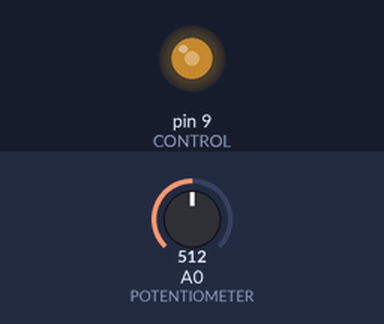
The sketch below on a simulated Arduino Uno, built with avr-gcc and run on an emulated ATmega328P. Parts: output pins drawn as LEDs (lit = HIGH). The test bench sets the inputs (shaded band); at power-on: A0 (POTENTIOMETER) = 512.

Above: at 1.2 s.
1.3 s: A0 (POTENTIOMETER) set to 716
At 1.9 s:
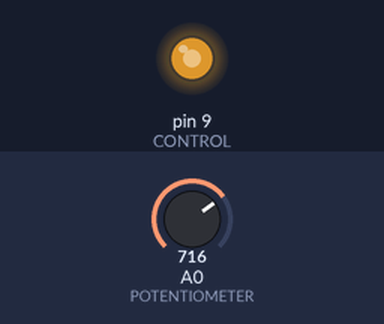
2.8 s: A0 (POTENTIOMETER) set to 900
At 4.0 s:
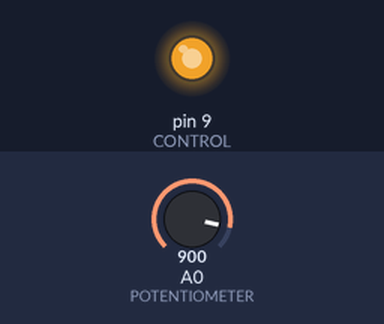
4.3 s: A0 (POTENTIOMETER) set to 122
At 5.3 s:
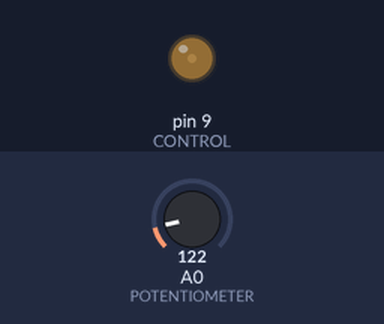
5.8 s: A0 (POTENTIOMETER) set to 0
At 6.5 s:
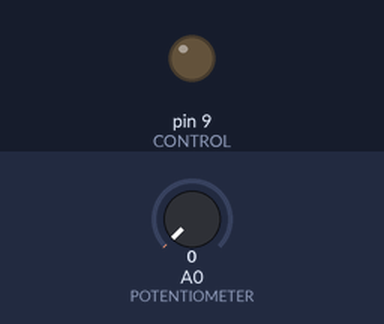
7.3 s: A0 (POTENTIOMETER) set to 511
At 7.6 s:
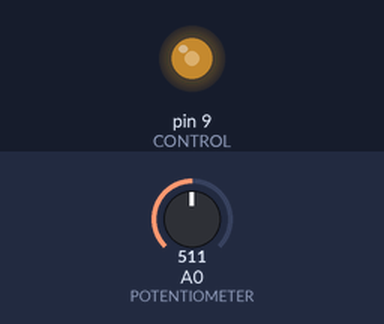
Timing chart, 0 to 9.8 s (numbered marks = the images above; inputs shaded):
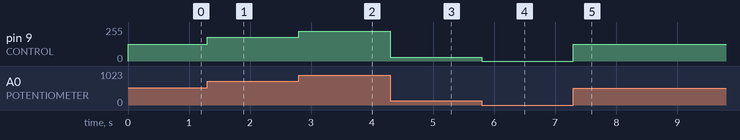

Measured:
- after the input at 1.3 s, pin 9 (CONTROL): 127/255 → 178/255 at once
- after the input at 2.8 s, pin 9 (CONTROL): 178/255 → 224/255 at once
- after the input at 4.3 s, pin 9 (CONTROL): 224/255 → 30/255 at once
- after the input at 5.8 s, pin 9 (CONTROL): 30/255 → 0/255 at once
- after the input at 7.3 s, pin 9 (CONTROL): 0/255 → 127/255 at once

The sketch:

sketch_Arduino_potentiometer.ino
```cpp
const byte POTENTIOMETER = 0;
const byte CONTROL = 9;
int reading;
int value;

void setup() {
  pinMode(CONTROL, OUTPUT);
}

void loop() {
  reading = analogRead(POTENTIOMETER);
  value = map(reading, 0, 1024, 0, 255);
  analogWrite(CONTROL, value);
}
```
